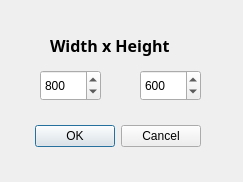
<?xml version="1.0" encoding="UTF-8"?>
<ui version="4.0">
 <class>NewMapDialog</class>
 <widget class="QDialog" name="NewMapDialog">
  <property name="geometry">
   <rect>
    <x>0</x>
    <y>0</y>
    <width>243</width>
    <height>182</height>
   </rect>
  </property>
  <property name="sizePolicy">
   <sizepolicy hsizetype="Fixed" vsizetype="Fixed">
    <horstretch>0</horstretch>
    <verstretch>0</verstretch>
   </sizepolicy>
  </property>
  <property name="windowTitle">
   <string>Dialog</string>
  </property>
  <widget class="QDialogButtonBox" name="buttonBox">
   <property name="geometry">
    <rect>
     <x>20</x>
     <y>120</y>
     <width>181</width>
     <height>32</height>
    </rect>
   </property>
   <property name="orientation">
    <enum>Qt::Horizontal</enum>
   </property>
   <property name="standardButtons">
    <set>QDialogButtonBox::Cancel|QDialogButtonBox::Ok</set>
   </property>
  </widget>
  <widget class="QSpinBox" name="spinBox_width">
   <property name="geometry">
    <rect>
     <x>40</x>
     <y>70</y>
     <width>61</width>
     <height>31</height>
    </rect>
   </property>
   <property name="minimum">
    <number>1</number>
   </property>
   <property name="maximum">
    <number>65536</number>
   </property>
   <property name="value">
    <number>800</number>
   </property>
  </widget>
  <widget class="QLabel" name="label">
   <property name="geometry">
    <rect>
     <x>50</x>
     <y>20</y>
     <width>141</width>
     <height>51</height>
    </rect>
   </property>
   <property name="font">
    <font>
     <family>Arial Black</family>
     <pointsize>12</pointsize>
     <weight>75</weight>
     <bold>true</bold>
    </font>
   </property>
   <property name="text">
    <string>Width x Height</string>
   </property>
  </widget>
  <widget class="QSpinBox" name="spinBox_height">
   <property name="geometry">
    <rect>
     <x>140</x>
     <y>70</y>
     <width>61</width>
     <height>31</height>
    </rect>
   </property>
   <property name="minimum">
    <number>1</number>
   </property>
   <property name="maximum">
    <number>65536</number>
   </property>
   <property name="value">
    <number>600</number>
   </property>
  </widget>
 </widget>
 <resources/>
 <connections>
  <connection>
   <sender>buttonBox</sender>
   <signal>accepted()</signal>
   <receiver>NewMapDialog</receiver>
   <slot>accept()</slot>
   <hints>
    <hint type="sourcelabel">
     <x>248</x>
     <y>254</y>
    </hint>
    <hint type="destinationlabel">
     <x>157</x>
     <y>274</y>
    </hint>
   </hints>
  </connection>
  <connection>
   <sender>buttonBox</sender>
   <signal>rejected()</signal>
   <receiver>NewMapDialog</receiver>
   <slot>reject()</slot>
   <hints>
    <hint type="sourcelabel">
     <x>316</x>
     <y>260</y>
    </hint>
    <hint type="destinationlabel">
     <x>286</x>
     <y>274</y>
    </hint>
   </hints>
  </connection>
 </connections>
</ui>
